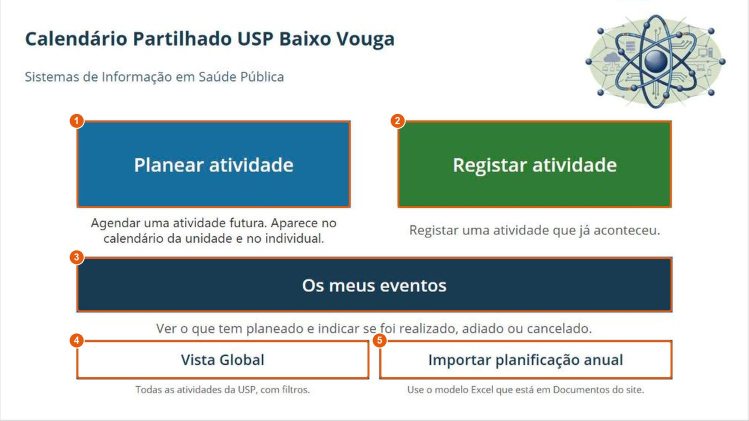
#> input picture manual_orientador/ref/images/calendario/01_inicio.jpg, 1497 x 841 px, found by its file name (shown at 1/2 size)
$ python anotar.py
#> lines starting #> are read from the running program, lines starting #| are printed output that depends on the picture
# Gera as imagens anotadas do manual (Calendário Partilhado) a partir das capturas em raw/.
# Cada anotação: retângulo com número; opcionalmente áreas a tapar (dados de teste).
# Uso: python anotar.py   (corre a partir desta pasta)
import os
from PIL import Image, ImageDraw, ImageFont

AQUI = os.path.dirname(os.path.abspath(__file__))
COR = (232, 89, 12)          # laranja: contrasta com o azul e o verde da app
FONTE = ImageFont.truetype("C:/Windows/Fonts/arialbd.ttf", 20)
ESCALA = 2                   # desenha em 2x para traços mais suaves

# nome: (corte (x0,y0,x1,y1) ou None, [(n, caixa), ...], [caixas a tapar com branco])
APP = (141, 48, 1139, 609)
APP2 = (132, 39, 1436, 772)
IMAGENS = {
    # v0.12.0 (capturas a 1568x772): ecrã inicial e formulários
    "01_inicio": (APP2, [(1, (266, 249, 743, 402)), (2, (825, 249, 1302, 402)), (3, (265, 487, 1303, 584)),
                         (4, (265, 632, 775, 700)), (5, (793, 632, 1303, 700)), (6, (140, 748, 272, 769))], []),
    "02_planear_vazio": (APP2, [(1, (158, 160, 756, 202)), (2, (158, 254, 756, 296)), (3, (809, 160, 1407, 202)),
                                (4, (809, 210, 1421, 296)), (5, (809, 441, 1407, 483)), (6, (525, 708, 1067, 742)),
                                (7, (1203, 695, 1400, 753))], []),
    "02b_duracao_outra": (APP2, [(1, (809, 252, 1020, 296)), (2, (1338, 252, 1408, 296)), (3, (1278, 211, 1421, 235))], []),
    "02c_calendario": (APP2, [(1, (811, 200, 1234, 432)), (2, (809, 160, 1105, 202))], []),
    "03_planear_tipo": (APP2, [(1, (158, 160, 756, 202)), (2, (158, 296, 756, 676))], []),
    "04_registar": (APP2, [(1, (172, 58, 480, 104)), (2, (809, 160, 1407, 202)), (3, (525, 708, 1067, 742))], []),
    "06_meus_mes": (APP, [(1, (168, 108, 441, 150)), (2, (170, 157, 382, 497)), (3, (1007, 265, 1101, 285)),
                          (4, (666, 68, 942, 92)), (5, (170, 499, 382, 594))], []),
    "07_detalhe_porfechar": (APP, [(1, (403, 403, 519, 449)), (2, (520, 403, 636, 449)), (3, (637, 403, 753, 449)),
                                   (4, (754, 403, 876, 449))], [(409, 280, 720, 297)]),
    "08_detalhe_realizada": (APP, [(1, (407, 184, 680, 204)), (2, (754, 403, 876, 449))], [(409, 280, 720, 297)]),
    "10_vg_mes": (APP, [(1, (168, 102, 445, 142)), (2, (168, 145, 745, 204)), (3, (752, 155, 1112, 191)),
                        (4, (172, 431, 304, 450))], []),
    "11_vg_lista": (APP, [(1, (1010, 223, 1100, 520)), (2, (268, 431, 438, 452))], []),
    "12_vg_numeros": (APP, [(1, (168, 210, 1112, 295)), (2, (168, 303, 1112, 412))], []),
    "13_biblioteca": ((74, 56, 1568, 420), [(1, (1383, 146, 1529, 183)), (2, (368, 303, 905, 390))], []),
    "14_modelo": ((0, 170, 1568, 730), [(1, (36, 225, 1560, 246)), (2, (88, 698, 347, 722))], []),
    "15_email_aprov": ((684, 125, 1268, 600), [(1, (746, 130, 867, 158)), (2, (766, 343, 1203, 422)),
                                               (3, (766, 433, 1203, 500))], []),
    "16_pbi": ((68, 0, 1280, 590), [(1, (305, 8, 522, 40)), (2, (70, 178, 250, 336)), (3, (343, 123, 1162, 178))], []),
}


def anotar(nome, corte, marcas, tapar):
#> called with nome = '01_inicio', corte = (132, 39, 1436, 772)
    img = Image.open(os.path.join(AQUI, "raw", nome + ".jpg")).convert("RGB")
#> img is the input picture: PIL image 1497x841 RGB; mean R, G, B 193.2, 205.5, 203.9
    d = ImageDraw.Draw(img)
    for caixa in tapar:
        d.rectangle(caixa, fill="white")
    if corte:
        img = img.crop(corte)
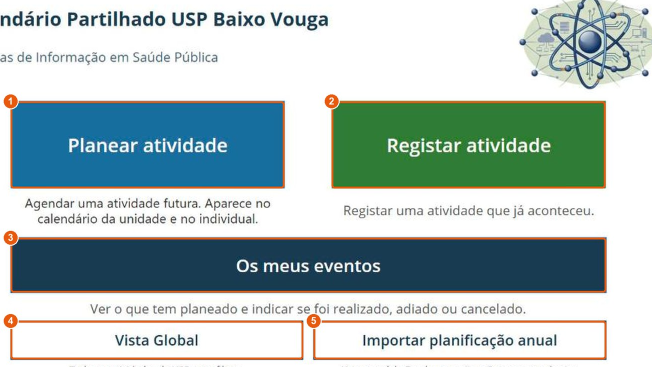
#> img: PIL image 1304x733 RGB (shown at 1/2 size); mean R, G, B 174.7, 190.8, 188.7
        dx, dy = corte[0], corte[1]
    else:
        dx = dy = 0
    big = img.resize((img.width * ESCALA, img.height * ESCALA), Image.LANCZOS)
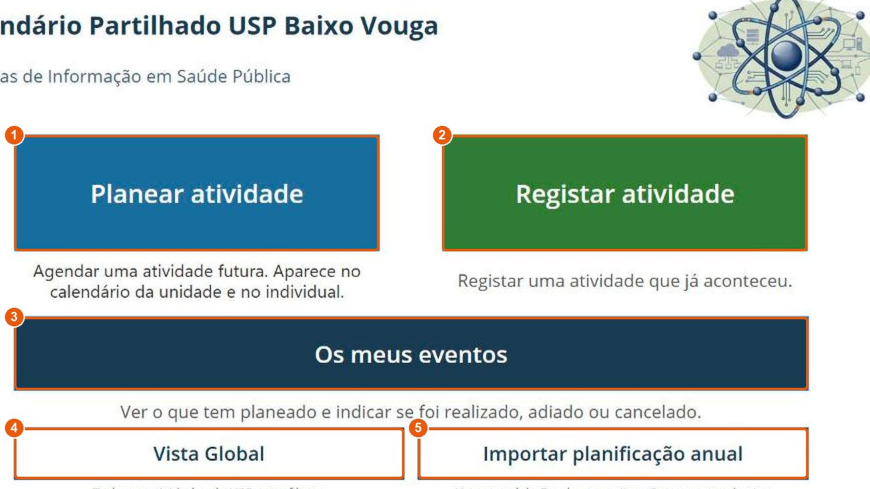
#> big: PIL image 2608x1466 RGB (shown at 1/3 size); mean R, G, B 174.6, 190.8, 188.7
    d = ImageDraw.Draw(big)
    for n, (x0, y0, x1, y1) in marcas:
        x0, y0, x1, y1 = [(v - o) * ESCALA for v, o in ((x0, dx), (y0, dy), (x1, dx), (y1, dy))]
        d.rounded_rectangle((x0, y0, x1, y1), radius=8, outline=COR, width=5)
        r = 17 * ESCALA // 2 + 4
        cx, cy = max(x0, r + 2), max(y0, r + 2)
        d.ellipse((cx - r, cy - r, cx + r, cy + r), fill=COR, outline="white", width=3)
        f = FONTE.font_variant(size=20 * ESCALA // 2 + 6)
        d.text((cx, cy), str(n), font=f, fill="white", anchor="mm")
    out = big.resize((img.width * 3 // 2, img.height * 3 // 2), Image.LANCZOS)
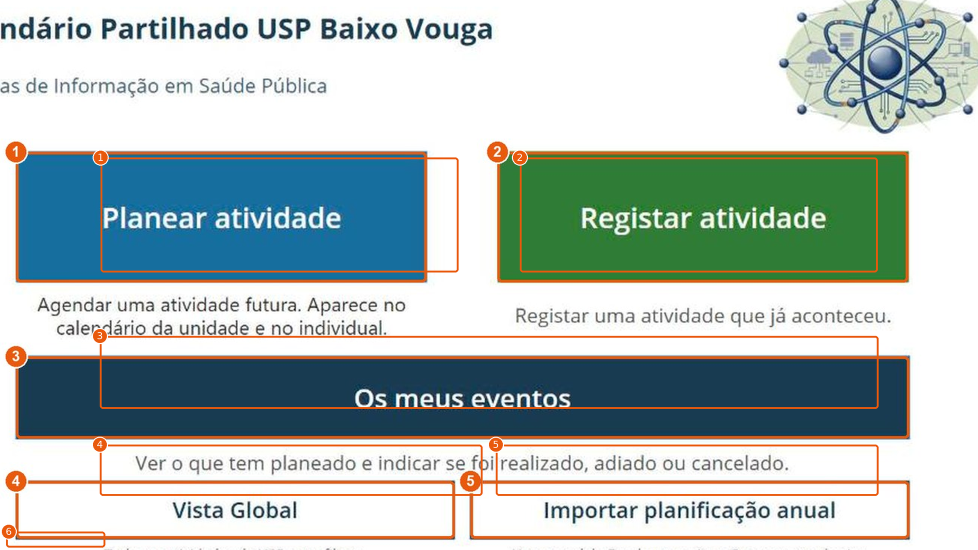
#> out: PIL image 1956x1099 RGB (shown at 1/2 size); mean R, G, B 176.3, 188.9, 185.2
    out.save(os.path.join(AQUI, nome + ".jpg"), quality=88, optimize=True)


for nome, (corte, marcas, tapar) in IMAGENS.items():
    anotar(nome, corte, marcas, tapar)
    print(nome)
#> pass 2 of the loop `for nome, (corte, marcas, tapar) in IMAGENS.items():`:
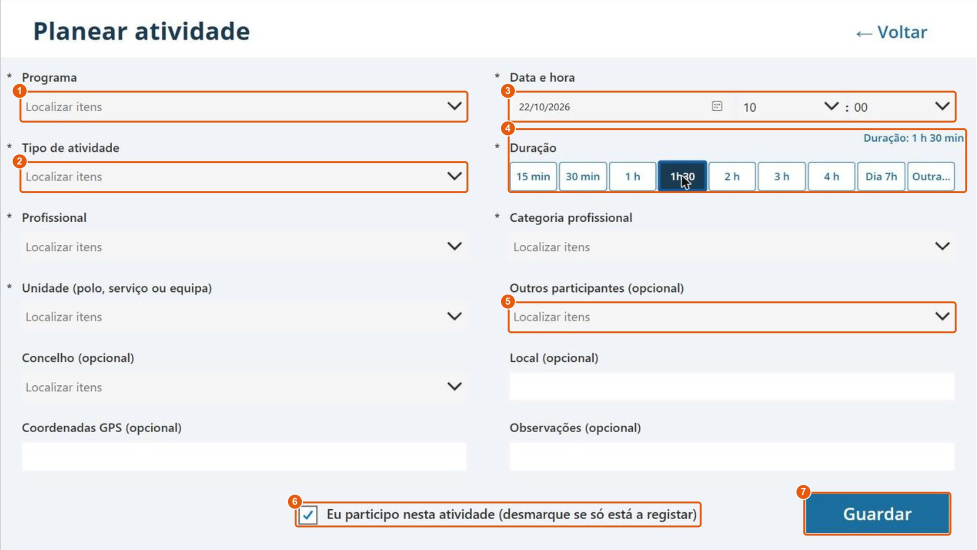
#> input picture manual_orientador/ref/images/calendario/02_planear_vazio.jpg, 1956 x 1099 px, found by its file name (shown at 1/2 size)
#> in anotar, img is the input picture: PIL image 1956x1099 RGB; mean R, G, B 237.2, 237.1, 238.6
#> img: PIL image 1304x733 RGB
#> in anotar (call 2), `big = img.resize((img.width * ESCALA, img.height * ESCALA), Image.LANC..`:
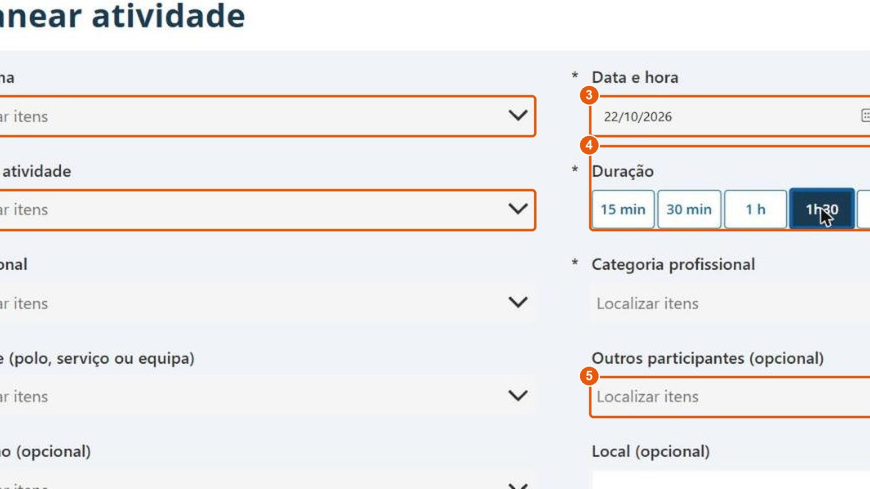
#> big: PIL image 2608x1466 RGB (shown at 1/3 size); mean R, G, B 237.6, 236.4, 237.3
#> in anotar (call 2), `out = big.resize((img.width * 3 // 2, img.height * 3 // 2), Image.LANC..`:
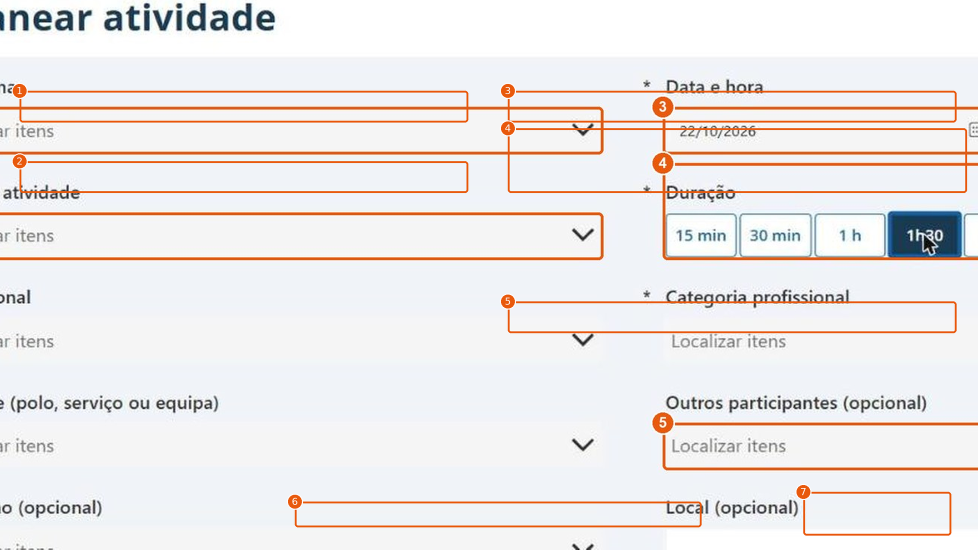
#> out: PIL image 1956x1099 RGB (shown at 1/2 size); mean R, G, B 237.6, 233.1, 232.1
#> pass 3 of the loop `for nome, (corte, marcas, tapar) in IMAGENS.items():`:
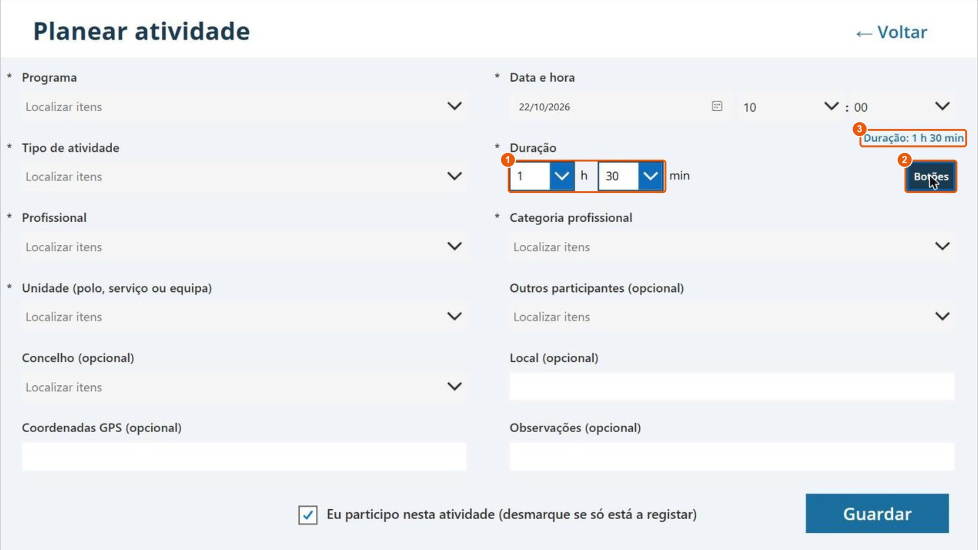
#> input picture manual_orientador/ref/images/calendario/02b_duracao_outra.jpg, 1956 x 1099 px, found by its file name (shown at 1/2 size)
#> in anotar, img is the input picture: PIL image 1956x1099 RGB; mean R, G, B 237.2, 239.8, 243.1
#> in anotar (call 3), `img = img.crop(corte)`:
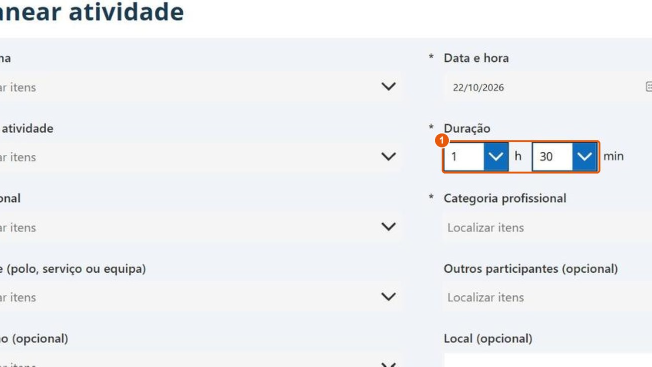
#> img: PIL image 1304x733 RGB (shown at 1/2 size); mean R, G, B 238.1, 240, 242.9
#> in anotar (call 3), `out = big.resize((img.width * 3 // 2, img.height * 3 // 2), Image.LANC..`:
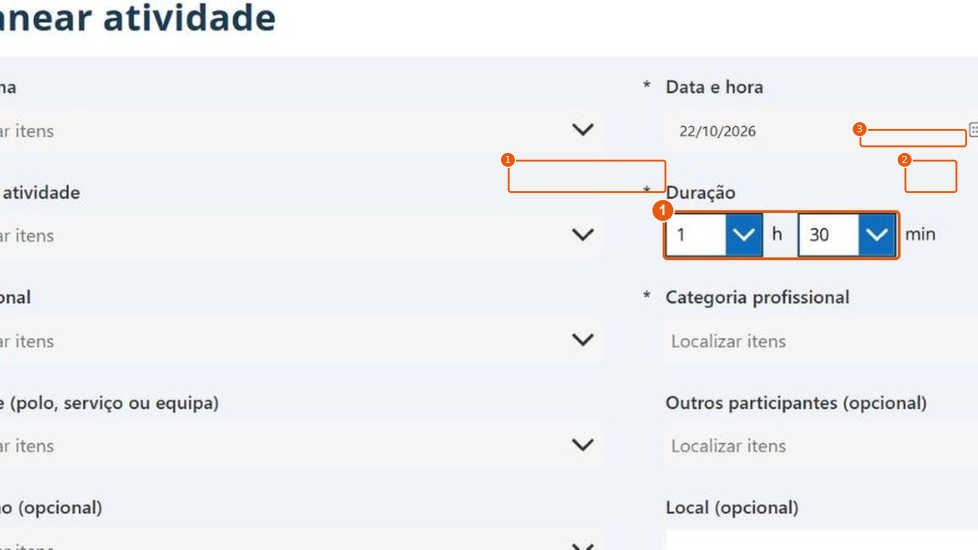
#> out: PIL image 1956x1099 RGB (shown at 1/2 size); mean R, G, B 238.1, 239.5, 242.1
#> (the run stopped early here; a loop or call above may not have finished)
